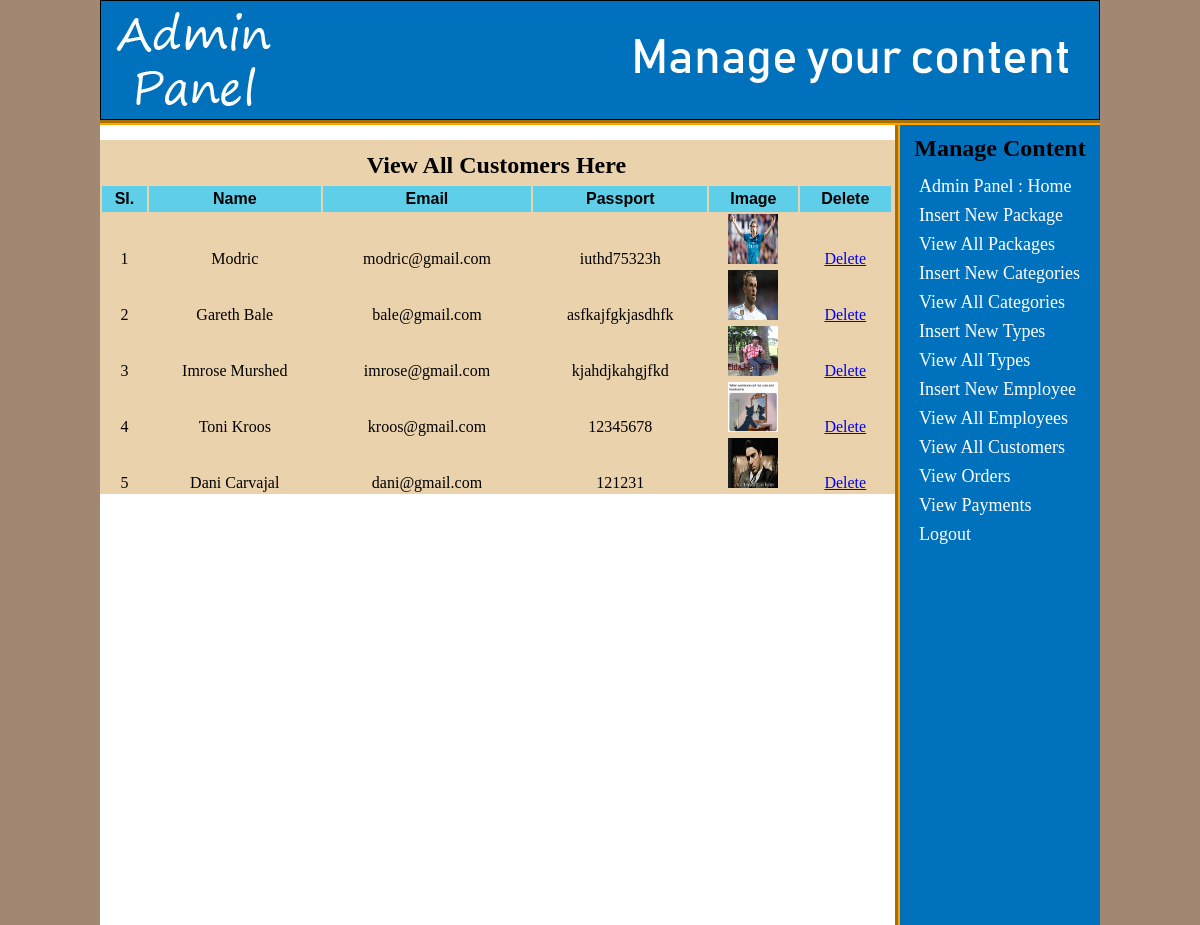
/admin_area/index.php?view_customers (signed in), run on the app's committed database.
### tables this page shows
CREATE TABLE `customers` (
  `customer_id` int(10) NOT NULL,
  `customer_ip` varchar(255) NOT NULL,
  `customer_name` text NOT NULL,
  `customer_email` varchar(100) NOT NULL,
  `customer_pass` varchar(100) NOT NULL,
  `c_passport` varchar(100) NOT NULL,
  `customer_country` text NOT NULL,
  `customer_city` text NOT NULL,
  `customer_contact` varchar(255) NOT NULL,
  `customer_address` text NOT NULL,
  `customer_image` text NOT NULL
);

### admin_area/view_customers.php (the view, shortened to what this page needs)
<?php
if (!isset($_SESSION['user_email'])) {
    echo "<script>window.open('login.php?not_admin=You are not an Admin!','_self')</script>";
} else {
    ?>
    <!DOCTYPE html>
    <html lang="en">
    <head>
    </head>
    <body>
        <table width="795" align="center" bgcolor="#EAD2AC">
            <tr align="center">
                <td colspan="6"><h2 style="font-family: Cambria; margin-top: 10px; margin-bottom: 5px;">View All
                                                                                                        Customers
                                                                                                        Here</h2></td>
            </tr>
            <tr align="center" bgcolor="#5FCEE8">
                <th id="thfix">Sl.</th>
                <th id="thfix">Name</th>
                <th id="thfix">Email</th>
                <th id="thfix">Passport</th>
                <th id="thfix">Image</th>
                <th id="thfix">Delete</th>
            </tr>
            <?php
            include("includes/db.php");
            $get_c = "select * from customers";
            $run_c = mysqli_query($con, $get_c);
            $i = 0;
            while ($row_c = mysqli_fetch_array($run_c)) {
                $c_id = $row_c['customer_id'];
                $c_name = $row_c['customer_name'];
                $c_email = $row_c['customer_email'];
                $c_passport = $row_c['c_passport'];
                $c_image = $row_c['customer_image'];
                $i++;
                ?>
                <tr align="center">
                    <td><?php echo $i; ?></td>
                    <td><?php echo $c_name; ?></td>
                    <td><?php echo $c_email; ?></td>
                    <td><?php echo $c_passport; ?></td>
                    <td><img src="../customer/customer_images/<?php echo $c_image; ?>" width="50" height="50"></td>
                    <td><a href="delete_c.php?delete_c=<?php echo $c_id; ?>">Delete</a></td>
                </tr>
                <?php
            }
            ?>
        </table>
    </body>
    </html>
    <?php
}
?>

### admin_area/styles/style.css (style rules this page uses)
html, body, div, span, applet, object, iframe, h1, h2, h3, h4, h5, h6, p, blockquote, pre, a, abbr, acronym, address, big, cite, code, del, dfn, em, img, ins, kbd, q, s, samp, small, strike, strong, sub, sup, tt, var, b, u, i, center, dl, dt, dd, ol, ul, li, fieldset, form, label, legend, table, caption, tbody, tfoot, thead, tr, th, td, article, aside, canvas, details, embed, figure, figcaption, footer, header, hgroup, menu, nav, output, ruby, section, summary, time, mark, audio, video { margin: 0; padding: 0; border: 0; vertical-align: baseline; }
body { background: #A28872; }

### admin_area/view_customers.php (style rules this page uses)
#thfix { font-family: sans-serif; padding: 4px; }

### data on the page
customers: customer_name "Modric", customer_email "modric@gmail.com", c_passport "iuthd75323h", customer_image (picture)
customers: customer_name "Gareth Bale", customer_email "bale@gmail.com", c_passport "asfkajfgkjasdhfk", customer_image (picture)
customers: customer_name "Imrose Murshed", customer_email "imrose@gmail.com", c_passport "kjahdjkahgjfkd", customer_image (picture)
customers: customer_name "Toni Kroos", customer_email "kroos@gmail.com", c_passport "12345678", customer_image (picture)
customers: customer_name "Dani Carvajal", customer_email "dani@gmail.com", c_passport "121231", customer_image (picture)
